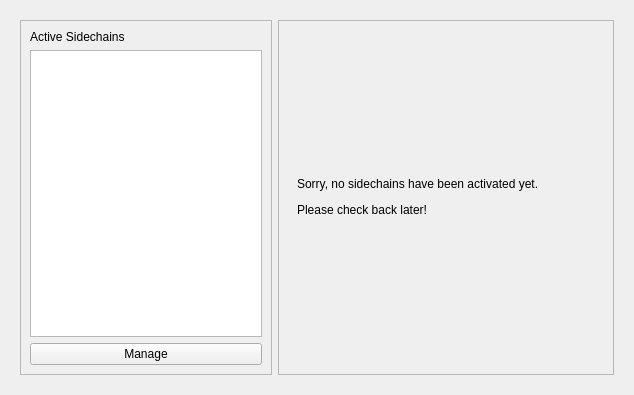
<?xml version="1.0" encoding="UTF-8"?>
<ui version="4.0">
 <class>SidechainPage</class>
 <widget class="QWidget" name="SidechainPage">
  <property name="geometry">
   <rect>
    <x>0</x>
    <y>0</y>
    <width>634</width>
    <height>395</height>
   </rect>
  </property>
  <property name="windowTitle">
   <string>Form</string>
  </property>
  <layout class="QVBoxLayout" name="verticalLayout_6">
   <item>
    <widget class="QStackedWidget" name="stackedWidgetMain">
     <property name="currentIndex">
      <number>0</number>
     </property>
     <widget class="QWidget" name="page">
      <layout class="QGridLayout" name="gridLayout">
       <item row="0" column="0">
        <widget class="QFrame" name="frame_3">
         <property name="frameShape">
          <enum>QFrame::StyledPanel</enum>
         </property>
         <property name="frameShadow">
          <enum>QFrame::Raised</enum>
         </property>
         <layout class="QVBoxLayout" name="verticalLayout_10">
          <item>
           <widget class="QLabel" name="label_7">
            <property name="text">
             <string>Active Sidechains</string>
            </property>
           </widget>
          </item>
          <item>
           <widget class="QListWidget" name="listWidgetSidechains">
            <property name="sizePolicy">
             <sizepolicy hsizetype="Maximum" vsizetype="Expanding">
              <horstretch>0</horstretch>
              <verstretch>0</verstretch>
             </sizepolicy>
            </property>
            <property name="maximumSize">
             <size>
              <width>16777215</width>
              <height>16777215</height>
             </size>
            </property>
            <property name="font">
             <font>
              <pointsize>18</pointsize>
             </font>
            </property>
           </widget>
          </item>
          <item>
           <widget class="QPushButton" name="pushButtonManageSidechains">
            <property name="text">
             <string>Manage</string>
            </property>
            <property name="icon">
             <iconset resource="../drivenet.qrc">
              <normaloff>:/icons/options</normaloff>:/icons/options</iconset>
            </property>
           </widget>
          </item>
         </layout>
        </widget>
       </item>
       <item row="0" column="1">
        <widget class="QFrame" name="frame">
         <property name="frameShape">
          <enum>QFrame::StyledPanel</enum>
         </property>
         <property name="frameShadow">
          <enum>QFrame::Raised</enum>
         </property>
         <layout class="QVBoxLayout" name="verticalLayout">
          <item>
           <widget class="QStackedWidget" name="stackedWidgetSecondary">
            <property name="currentIndex">
             <number>1</number>
            </property>
            <widget class="QWidget" name="page_3">
             <layout class="QVBoxLayout" name="verticalLayout_11">
              <item>
               <widget class="QLabel" name="label">
                <property name="text">
                 <string>Selected Sidechain:</string>
                </property>
               </widget>
              </item>
              <item>
               <widget class="QComboBox" name="comboBoxSidechains">
                <property name="currentText">
                 <string/>
                </property>
               </widget>
              </item>
              <item>
               <widget class="QTabWidget" name="tabWidget">
                <property name="tabShape">
                 <enum>QTabWidget::Rounded</enum>
                </property>
                <property name="currentIndex">
                 <number>0</number>
                </property>
                <widget class="QWidget" name="tab_3">
                 <attribute name="title">
                  <string>Deposit</string>
                 </attribute>
                 <layout class="QVBoxLayout" name="verticalLayout_3">
                  <item>
                   <widget class="QLabel" name="label_4">
                    <property name="text">
                     <string>Create sidechain deposit</string>
                    </property>
                   </widget>
                  </item>
                  <item>
                   <widget class="QFrame" name="frame_2">
                    <property name="frameShape">
                     <enum>QFrame::StyledPanel</enum>
                    </property>
                    <property name="frameShadow">
                     <enum>QFrame::Raised</enum>
                    </property>
                    <layout class="QVBoxLayout" name="verticalLayout_2">
                     <item>
                      <widget class="QLabel" name="label_2">
                       <property name="text">
                        <string>Note:  The Sidechain address should be an address that you own on the Sidechain you are depositing to.</string>
                       </property>
                       <property name="textFormat">
                        <enum>Qt::AutoText</enum>
                       </property>
                       <property name="scaledContents">
                        <bool>false</bool>
                       </property>
                       <property name="wordWrap">
                        <bool>true</bool>
                       </property>
                      </widget>
                     </item>
                     <item>
                      <layout class="QHBoxLayout" name="payToLayout">
                       <property name="spacing">
                        <number>0</number>
                       </property>
                       <item>
                        <widget class="QValidatedLineEdit" name="payTo">
                         <property name="toolTip">
                          <string>The DriveNet address to send the payment to</string>
                         </property>
                         <property name="text">
                          <string/>
                         </property>
                         <property name="placeholderText">
                          <string>Sidechain address (deposit recipient)</string>
                         </property>
                        </widget>
                       </item>
                       <item>
                        <widget class="QPushButton" name="pushButtonPaste">
                         <property name="text">
                          <string>Paste</string>
                         </property>
                         <property name="icon">
                          <iconset resource="../drivenet.qrc">
                           <normaloff>:/icons/editpaste</normaloff>:/icons/editpaste</iconset>
                         </property>
                        </widget>
                       </item>
                       <item>
                        <widget class="QPushButton" name="pushButtonClear">
                         <property name="text">
                          <string>Clear</string>
                         </property>
                         <property name="icon">
                          <iconset resource="../drivenet.qrc">
                           <normaloff>:/icons/remove</normaloff>:/icons/remove</iconset>
                         </property>
                        </widget>
                       </item>
                      </layout>
                     </item>
                     <item>
                      <layout class="QHBoxLayout" name="horizontalLayoutAmount" stretch="0">
                       <item>
                        <widget class="BitcoinAmountField" name="payAmount">
                         <property name="sizePolicy">
                          <sizepolicy hsizetype="MinimumExpanding" vsizetype="Fixed">
                           <horstretch>0</horstretch>
                           <verstretch>0</verstretch>
                          </sizepolicy>
                         </property>
                        </widget>
                       </item>
                      </layout>
                     </item>
                     <item>
                      <widget class="QPushButton" name="pushButtonDeposit">
                       <property name="sizePolicy">
                        <sizepolicy hsizetype="Expanding" vsizetype="Minimum">
                         <horstretch>0</horstretch>
                         <verstretch>0</verstretch>
                        </sizepolicy>
                       </property>
                       <property name="text">
                        <string/>
                       </property>
                       <property name="icon">
                        <iconset resource="../drivenet.qrc">
                         <normaloff>:/icons/send</normaloff>:/icons/send</iconset>
                       </property>
                       <property name="default">
                        <bool>true</bool>
                       </property>
                      </widget>
                     </item>
                     <item>
                      <spacer name="verticalSpacer">
                       <property name="orientation">
                        <enum>Qt::Vertical</enum>
                       </property>
                       <property name="sizeType">
                        <enum>QSizePolicy::Expanding</enum>
                       </property>
                       <property name="sizeHint" stdset="0">
                        <size>
                         <width>20</width>
                         <height>372</height>
                        </size>
                       </property>
                      </spacer>
                     </item>
                    </layout>
                   </widget>
                  </item>
                 </layout>
                </widget>
                <widget class="QWidget" name="tab">
                 <attribute name="title">
                  <string>Escrow </string>
                 </attribute>
                 <layout class="QVBoxLayout" name="verticalLayout_5">
                  <item>
                   <widget class="QCheckBox" name="checkBox_5">
                    <property name="enabled">
                     <bool>false</bool>
                    </property>
                    <property name="text">
                     <string>Filter by selected Sidechain</string>
                    </property>
                   </widget>
                  </item>
                  <item>
                   <widget class="QTableView" name="tableViewEscrow"/>
                  </item>
                 </layout>
                </widget>
                <widget class="QWidget" name="tab_2">
                 <attribute name="title">
                  <string>WT^(s)</string>
                 </attribute>
                 <layout class="QVBoxLayout" name="verticalLayout_4">
                  <item>
                   <widget class="QCheckBox" name="checkBox_6">
                    <property name="enabled">
                     <bool>false</bool>
                    </property>
                    <property name="text">
                     <string>Filter by selected Sidechain</string>
                    </property>
                   </widget>
                  </item>
                  <item>
                   <widget class="QTableView" name="tableViewWT"/>
                  </item>
                 </layout>
                </widget>
               </widget>
              </item>
             </layout>
            </widget>
            <widget class="QWidget" name="page_4">
             <layout class="QVBoxLayout" name="verticalLayout_12">
              <item>
               <widget class="QLabel" name="label_6">
                <property name="frameShape">
                 <enum>QFrame::NoFrame</enum>
                </property>
                <property name="text">
                 <string>&lt;html&gt;&lt;head/&gt;&lt;body&gt;&lt;p&gt;Sorry, no sidechains have been activated yet. &lt;/p&gt;&lt;p&gt;Please check back later!&lt;/p&gt;&lt;/body&gt;&lt;/html&gt;</string>
                </property>
                <property name="scaledContents">
                 <bool>false</bool>
                </property>
                <property name="wordWrap">
                 <bool>true</bool>
                </property>
               </widget>
              </item>
             </layout>
            </widget>
           </widget>
          </item>
         </layout>
        </widget>
       </item>
      </layout>
     </widget>
    </widget>
   </item>
  </layout>
 </widget>
 <customwidgets>
  <customwidget>
   <class>QValidatedLineEdit</class>
   <extends>QLineEdit</extends>
   <header>qt/qvalidatedlineedit.h</header>
  </customwidget>
  <customwidget>
   <class>BitcoinAmountField</class>
   <extends>QLineEdit</extends>
   <header>qt/drivenetamountfield.h</header>
   <container>1</container>
  </customwidget>
 </customwidgets>
 <resources>
  <include location="../drivenet.qrc"/>
 </resources>
 <connections/>
</ui>
